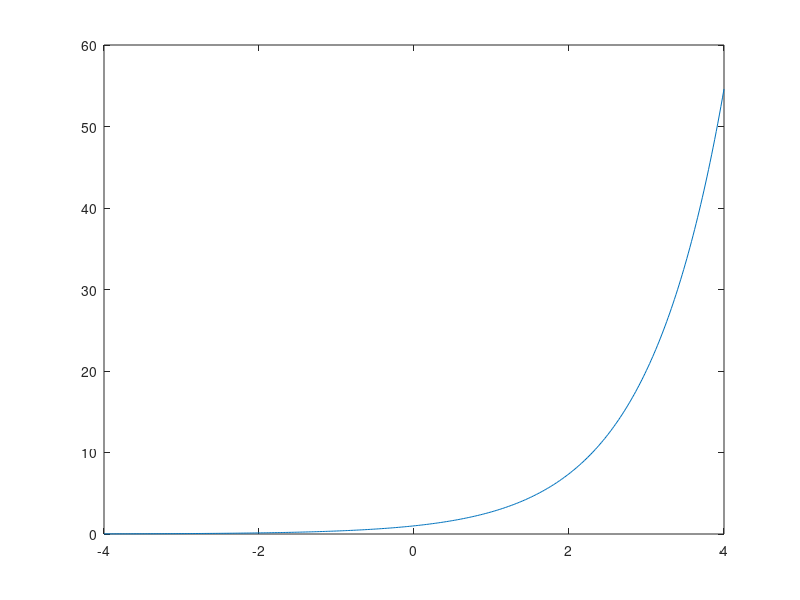

MATLAB code to generate this figure: (Note: this script raises an error after producing the figure.)
% script 1
x = [2 3; 4 2];
b = [1; 2];
bMatr = b(1:2, [1 1]);
c = x + bMatr;
c = x - bMatr;

matrProd = x*c;
matrProd/c

matrProd*inv(c)

%% elementwise multiplication

% initialize sale vector
nSold = [2 3 2 1];

prices = [2.3 2.4 5.4 1.2];

profits = nSold .* prices;

%% evaluate function

grid = 1:10;

squared = grid.^2;
squaredScaled = squared * 3;
scaled = 7*grid;
vals = squaredScaled + scaled

%% plotting

plot(grid, vals)

%%

grid = -4:0.02:4;
vals = exp(grid);

plot(grid, vals)

%%

grid = -4:0.00002:4;

mu=0;
sigma=1;

tic;
y = zeros(length(grid), 1);

for ii=1:length(grid)
    y(ii, 1) = (2*pi*sigma)^(-0.5)*exp(-0.5*((grid(ii)-mu)^2/sigma));
end

t = toc;

%%

y = zeros(3, 1);

for ii=1:3
    y(ii) = ii
end

%%

grid = -4:0.02:4;
y = (2*pi*sigma)^(-0.5) * exp(-0.5*(grid-mu).^2/sigma);

%%

a = [ 1  2  1 15;
      0  8  5  9];
  
most_change(a)

%%

rank(a(:,1))

%%

x = [1 2 3; 4 1 5; 0 4 4];
y_correct = [2 2 1; 3 1 3; 1 3 2];
isequal(ranks(x),y_correct)


%%

x = rand(3)

transp = x'

%%

x(:)'

%%

mu = [4; 0];
sigma = [1.5; 1];
rho = 0.5;

grid = -4:0.1:8;

tic

% preallocation
nGrid = numel(grid);
z = zeros(nGrid, nGrid);
xGrid = zeros(nGrid, nGrid);
yGrid = zeros(nGrid, nGrid);

for ii=1:nGrid
    for jj=1:nGrid
        xGrid(jj, ii) = grid(ii);
        yGrid(jj, ii) = grid(jj);
        x = grid(ii);
        y = grid(jj);
        z(jj, ii) = (2*pi*sigma(1)*sigma(2)*sqrt(1-rho^2))^(-1)*...
            exp(-(1/(2*(1-rho^2)))*...
            ((x-mu(1))^2/sigma(1)^2 + (y-mu(2))^2/sigma(2)^2-...
            2*rho*(x-mu(1))*(y-mu(2))/(sigma(1)*sigma(2))));
        
    end 
end


time1 = toc;

%%

mesh(xGrid, yGrid, z)


%%

tic;

xGrid = repmat(grid, numel(grid), 1);
yGrid = repmat(grid', 1, numel(grid));

z = (2*pi*sigma(1)*sigma(2)*sqrt(1-rho^2))^(-1)*...
    exp(-(1/(2*(1-rho^2)))*...
    ((xGrid-mu(1)).^2./sigma(1).^2 + (yGrid-mu(2)).^2/sigma(2)^2-...
    2*rho*(xGrid-mu(1)).*(yGrid-mu(2))/(sigma(1)*sigma(2))));

time2 = toc;

%%
mesh(xGrid, yGrid, z)

%%
[xGrid2, yGrid2] = meshgrid(grid, grid);

%%
covVar = [sigma(1)^2 rho*sigma(1)*sigma(2);
    rho*sigma(1)*sigma(2) sigma(2)^2];

z = mvnpdf([xGrid(:) yGrid(:)], mu', covVar);

zMatr = reshape(z, numel(grid), numel(grid));

%%

mesh(xGrid, yGrid, zMatr)

%% strings

s = 'This is string!';

%%

s = ['abc'; 'cba']
%%

s = ['abc'; 'abcd']

%%

c = {[4,5,6,7,9]; 'dkkdkd'; 'sdlkfj'}


%%

stock1.name = 'BMW';
stock1.dates = ['01.01.2001'; '03.02.2001'];
stock1.prices = [112; 114; 111];

%%
stock1.data = []



%%

load patients

patientTable = table(Gender, Age, Smoker, Diastolic);

% subset
subTable = patientTable(:, 1:2);

%
valuesThemself = patientTable{:, 2:4};







